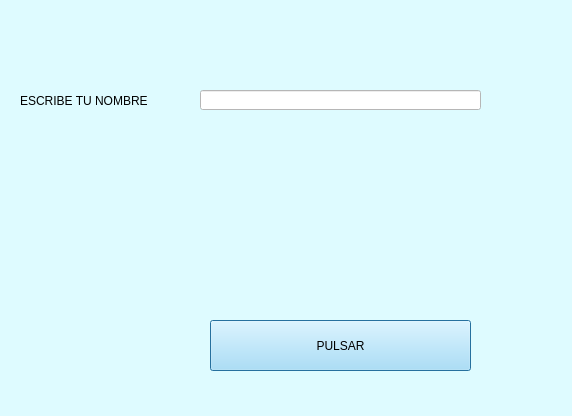
<?xml version="1.0" encoding="UTF-8"?>
<ui version="4.0">
 <class>dialogo</class>
 <widget class="QDialog" name="dialogo">
  <property name="geometry">
   <rect>
    <x>0</x>
    <y>0</y>
    <width>572</width>
    <height>416</height>
   </rect>
  </property>
  <property name="windowTitle">
   <string>Dialog</string>
  </property>
  <property name="styleSheet">
   <string notr="true">background-color: rgb(222, 251, 255);</string>
  </property>
  <widget class="QLabel" name="lbl_text">
   <property name="geometry">
    <rect>
     <x>20</x>
     <y>80</y>
     <width>131</width>
     <height>41</height>
    </rect>
   </property>
   <property name="text">
    <string>ESCRIBE TU NOMBRE</string>
   </property>
  </widget>
  <widget class="QLineEdit" name="lbl_textbox">
   <property name="geometry">
    <rect>
     <x>200</x>
     <y>90</y>
     <width>281</width>
     <height>20</height>
    </rect>
   </property>
   <property name="styleSheet">
    <string notr="true">background-color: rgb(255, 255, 255);</string>
   </property>
  </widget>
  <widget class="QLabel" name="lbl_saludo">
   <property name="geometry">
    <rect>
     <x>200</x>
     <y>160</y>
     <width>291</width>
     <height>131</height>
    </rect>
   </property>
   <property name="font">
    <font>
     <pointsize>14</pointsize>
    </font>
   </property>
   <property name="text">
    <string/>
   </property>
  </widget>
  <widget class="QPushButton" name="btn">
   <property name="geometry">
    <rect>
     <x>210</x>
     <y>320</y>
     <width>261</width>
     <height>51</height>
    </rect>
   </property>
   <property name="styleSheet">
    <string notr="true">background-color: rgb(164, 227, 255);</string>
   </property>
   <property name="text">
    <string>PULSAR</string>
   </property>
  </widget>
 </widget>
 <resources/>
 <connections/>
</ui>
